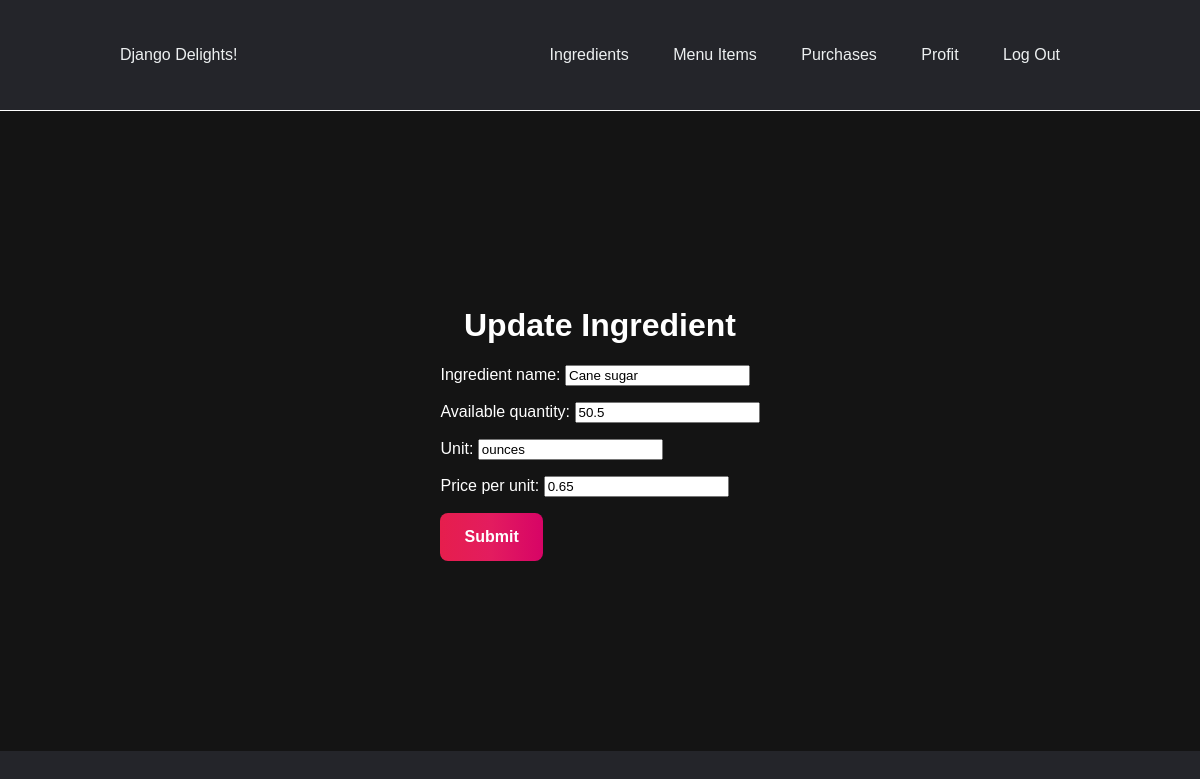
Before: /ingredients/6/update (signed in) with the older database file.
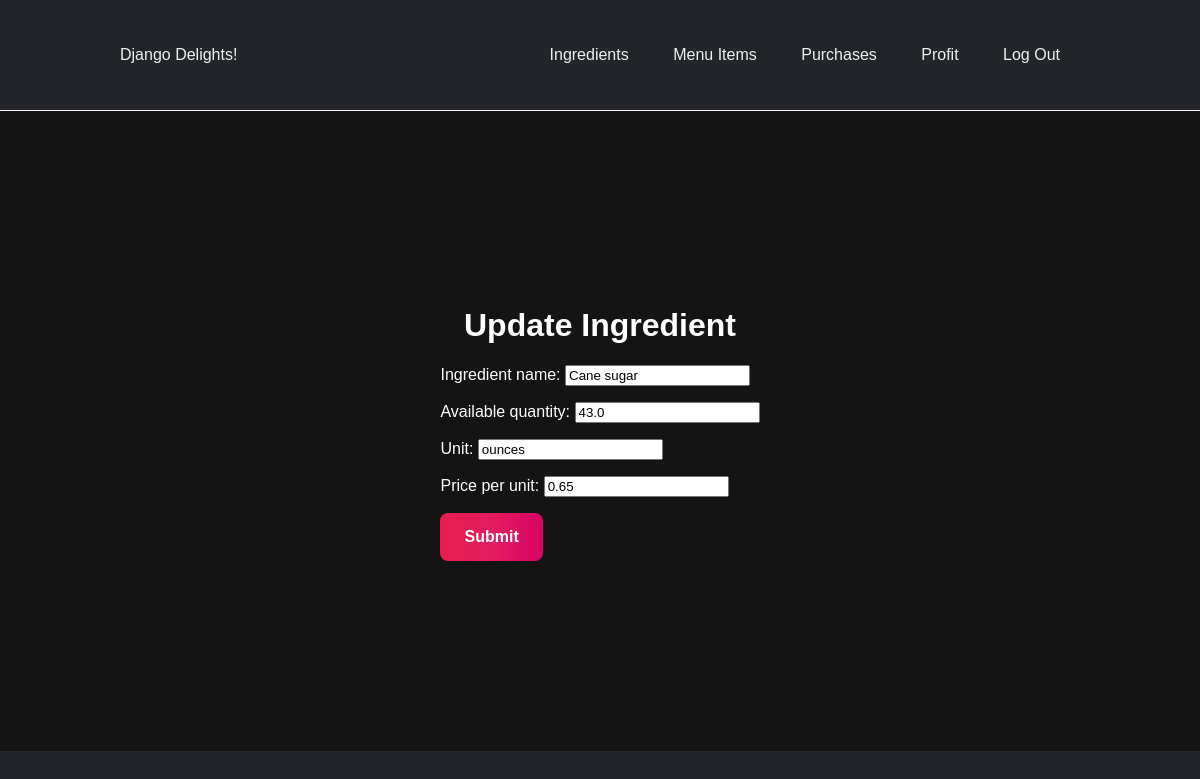
After: the same page with the newer database file.
### inventory/models.py (models this page shows, shortened)
class Ingredient(models.Model):
    ingredient_name = models.CharField(max_length=25)
    available_quantity = models.FloatField(default=0)
    unit = models.CharField(max_length=10)
    price_per_unit = models.FloatField()

### inventory/views.py (the view)
# urls.py: path('ingredients/<str:pk>/update', views.IngredientUpdate.as_view(), name="update_ingredient")
class IngredientUpdate(LoginRequiredMixin, UpdateView):
    model = Ingredient
    template_name = "inventory/ingredient_update_form.html"
    fields = '__all__'

### inventory/templates/inventory/ingredient_update_form.html (shortened to what this page needs)
{% extends "inventory/base.html" %}
{% load static %}
{% block head %}
<link rel="stylesheet" type="text/css" href="{% static 'inventory/home.css' %}">
{% endblock %}
{% block content %}
<div class="welcome-page">
<h1>Update Ingredient</h1>
<form method="POST">
    {{ form.as_p }}
    <input class="submit" type="submit" value="Submit">
</form>
</div>
{% endblock %}

Changed rows visible on the page:
changed Ingredient "Cane sugar": available_quantity "50.5" → "43.0"
